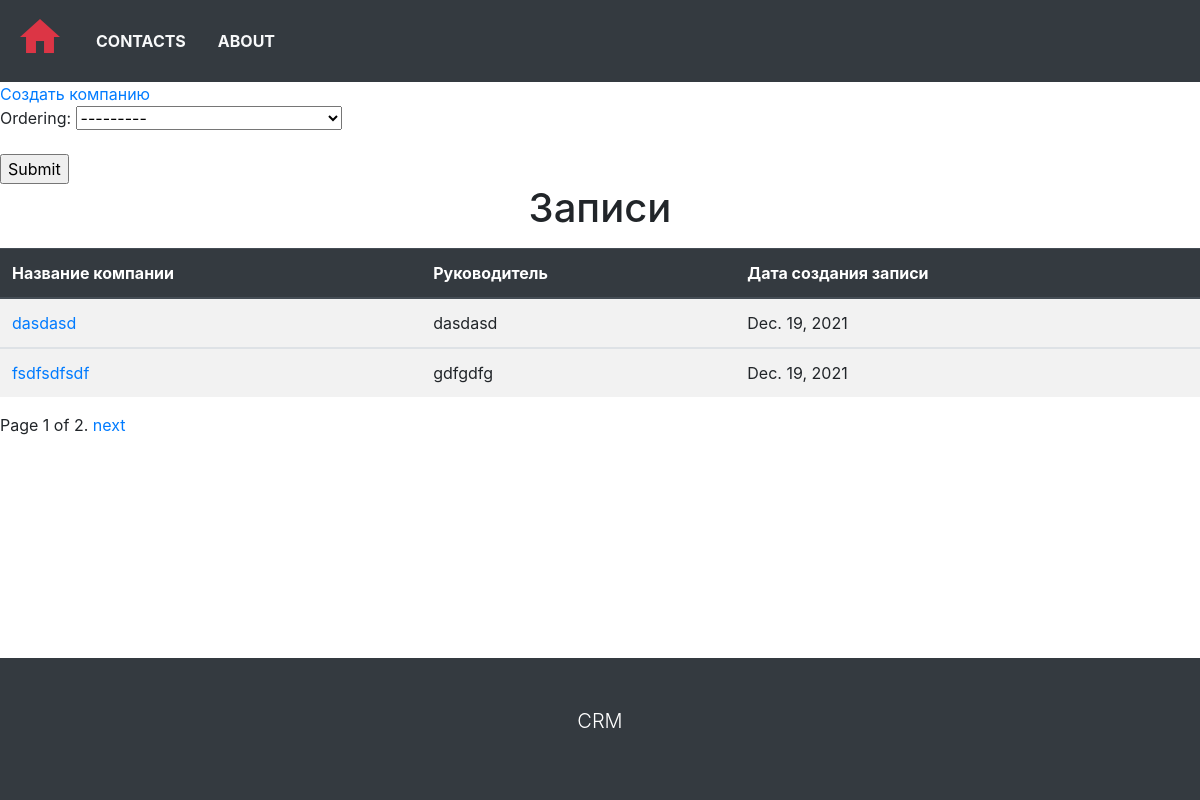
/, run on an earlier commit of the app's database.
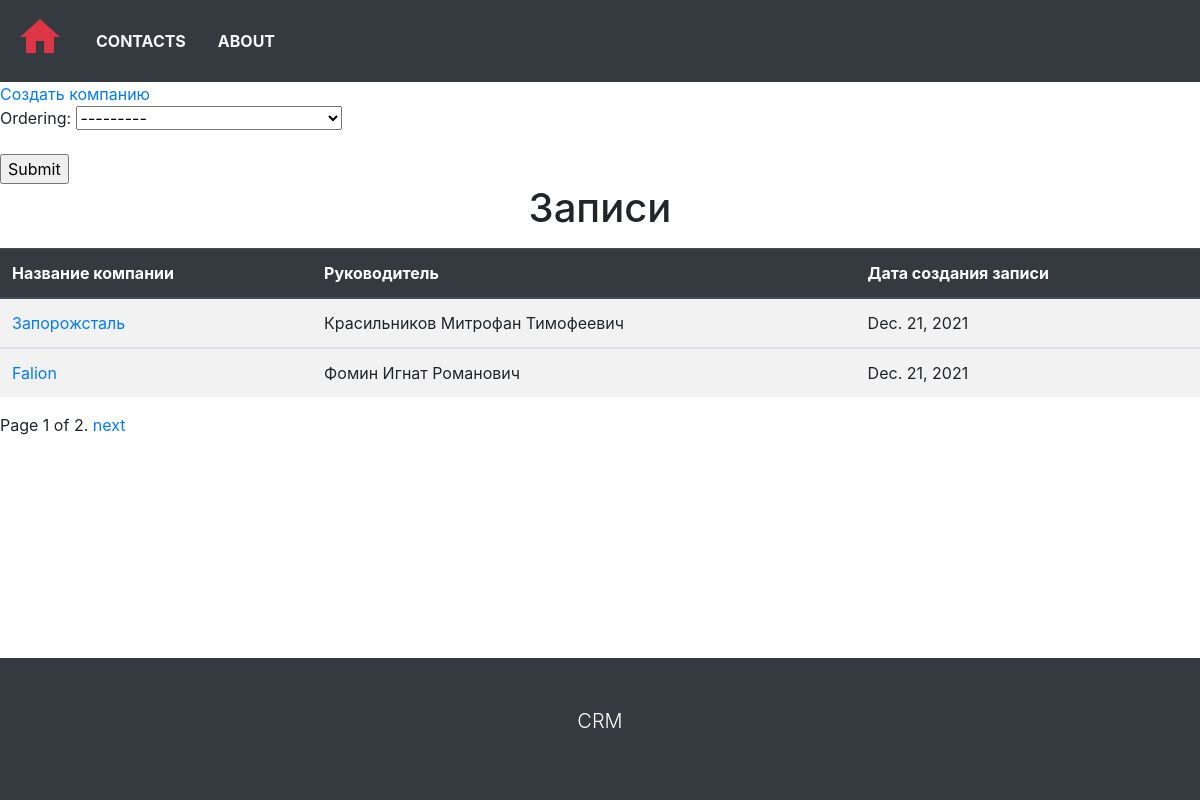
And on a later commit of the database.
### main_crm/models.py (models this page shows, shortened)
class Company(models.Model):
    company_name = models.CharField(max_length=150, unique=True)
    slug = models.SlugField(unique=True, null=True)
    fio = models.CharField(max_length=150)
    description = RichTextUploadingField(blank=True)
    published = models.DateField(auto_now_add=True)
    edited = models.DateField(auto_now=True)
    class Meta:
        ordering = ['published']
        verbose_name = 'Company'
        verbose_name_plural = 'Companies'
    def get_absolute_url(self):
        return reverse_lazy('company-detail', kwargs={'company_slug': self.slug})

### main_crm/views.py (the view)
# urls.py: path('', views.CompanyListView.as_view(), name='index'),
class CompanyListView(FilterView):
    queryset = Company.objects.all()
    template_name = 'cms_mainpage/list_page.html'
    paginate_by = INDEX_PAGINATE_BY
    filterset_class = CompanyFilter
    def get_context_data(self, *args, **kwargs):
        sort_by = self.request.GET.get('sort_by', '')
        sort_by_param = f'&sort_by={sort_by}'
        return super().get_context_data(*args, sort_by_param=sort_by_param, **kwargs)

### main_crm/templates/cms_mainpage/list_page.html (shortened to what this page needs)
{% extends 'base.html' %}
{% block content %}
<a class="text-decoration-none" href="{% url 'company-create' %}">Создать компанию</a>
{% if company_list.exists %}
<form action="">
    {{ filter.form.as_p }}
    <input type="submit">
</form>
<h1 class="text-center mb-3">Записи</h1>
<div class="table-responsive-xl">
<table class="table table-striped table-hover">
  <thead class="thead-dark">
  <tr>
    <th>Название компании</th>
    <th>Руководитель</th>
    <th>Дата создания записи</th>
  </tr>
</thead>
{% for company in company_list %}
<tbody>
  <tr>
    <td><a href="{{ company.get_absolute_url }}">{{ company.company_name }}</a></td>
    <td>{{ company.fio }}</td>
    <td>{{ company.published }}</td>
  </tr>
</tbody>
{% endfor %}
</table>
</div>
{% else %}
<p class="mt-5 font-weight-bold text-center text-muted display-4">Записи отсутствуют.</p>
{% endif %}
{% endblock %}
{% block pagination %}
{% if is_paginated %}
<div class="pagination">
          <span class="page-links">
              <span class="page-current">
                  Page {{ page_obj.number }} of {{ page_obj.paginator.num_pages }}.
              </span>
              {% if page_obj.has_next %}
                  <a href="{{ request.path }}?page={{ page_obj.next_page_number }}{{sort_by_param}}">next</a>
              {% endif %}
          </span>
</div>
{% endif %}
{% endblock %}

What changed in the data, as far as the page shows it:
removed Company: company_name "dasdasd", fio "dasdasd", published "Dec. 19, 2021"
removed Company: company_name "fsdfsdfsdf", fio "gdfgdfg", published "Dec. 19, 2021"
added Company: company_name "Запорожсталь", fio "Красильников Митрофан Тимофеевич", published "Dec. 21, 2021"
added Company: company_name "Falion", fio "Фомин Игнат Романович", published "Dec. 21, 2021"
